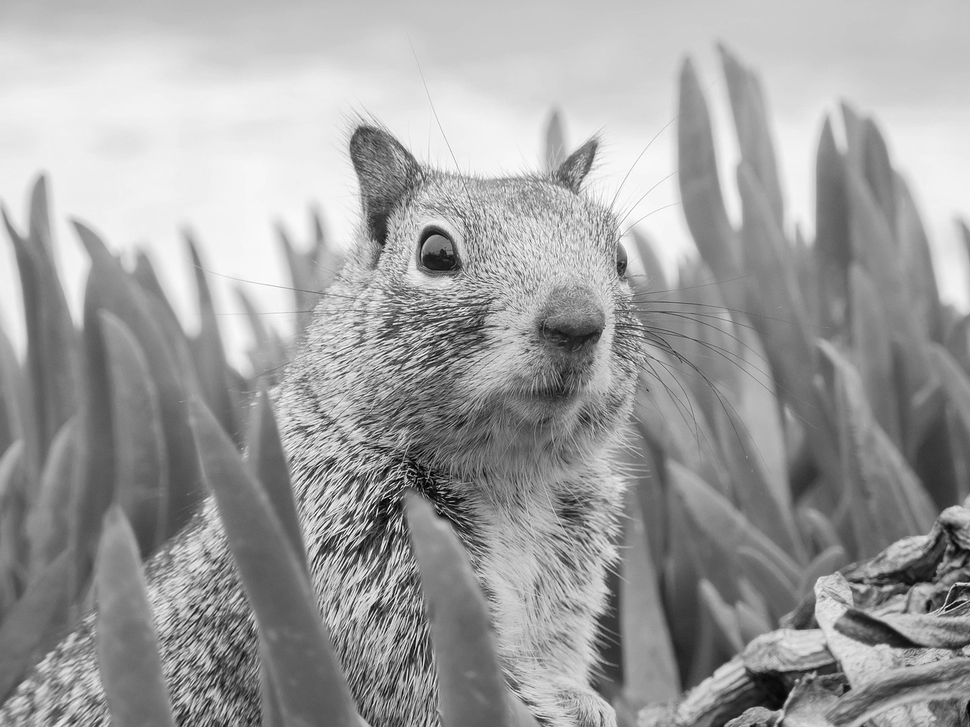
#> input picture LV6/example_grayscale.png, 970 x 727 px, shrunk from 1280 x 960 before the run
$ python zad4.py
#> lines starting #> are read from the running program, lines starting #| are printed output that depends on the picture
from sklearn.cluster import KMeans
import numpy as np
import matplotlib.pyplot as plt
import matplotlib.image as mpimg

img = mpimg.imread('example_grayscale.png')
#> img is the input picture: shape (727, 970) float32; min 0, max 1, mean 0.624
if len(img.shape) == 3:
    img = np.mean(img, axis=2)

X = img.reshape((-1, 1))
n_clusters = 10

model = KMeans(n_clusters=n_clusters, n_init=10)
model.fit(X)
centers = model.cluster_centers_.squeeze()
labels = model.labels_

img_compressed = np.choose(labels, centers)
img_compressed.shape = img.shape

plt.figure()
plt.imshow(img, cmap='gray')
plt.title('Originalna slika')

plt.figure()
plt.imshow(img_compressed, cmap='gray')
plt.title(f'Kvantizacija sa {n_clusters} klastera')
plt.show()
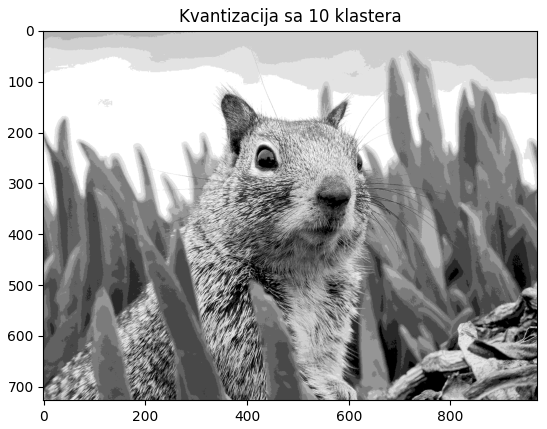
#> figure drawn by matplotlib, 1 panel

original_bits = 8
compressed_bits = int(np.ceil(np.log2(n_clusters)))
compression_ratio = (compressed_bits / original_bits) * 100
print(f'Kompresija: {compression_ratio:.2f}% originalne veličine')
